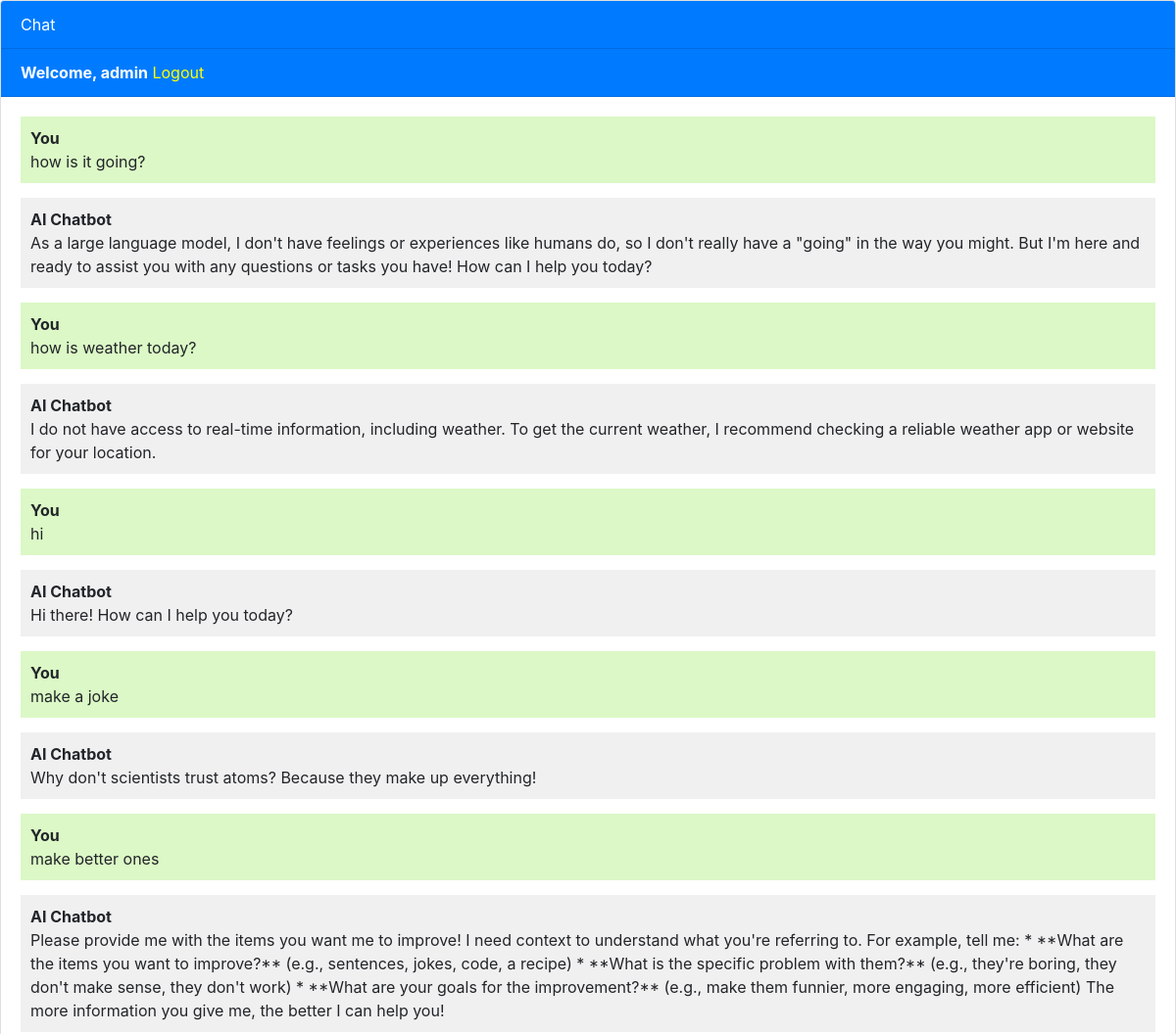
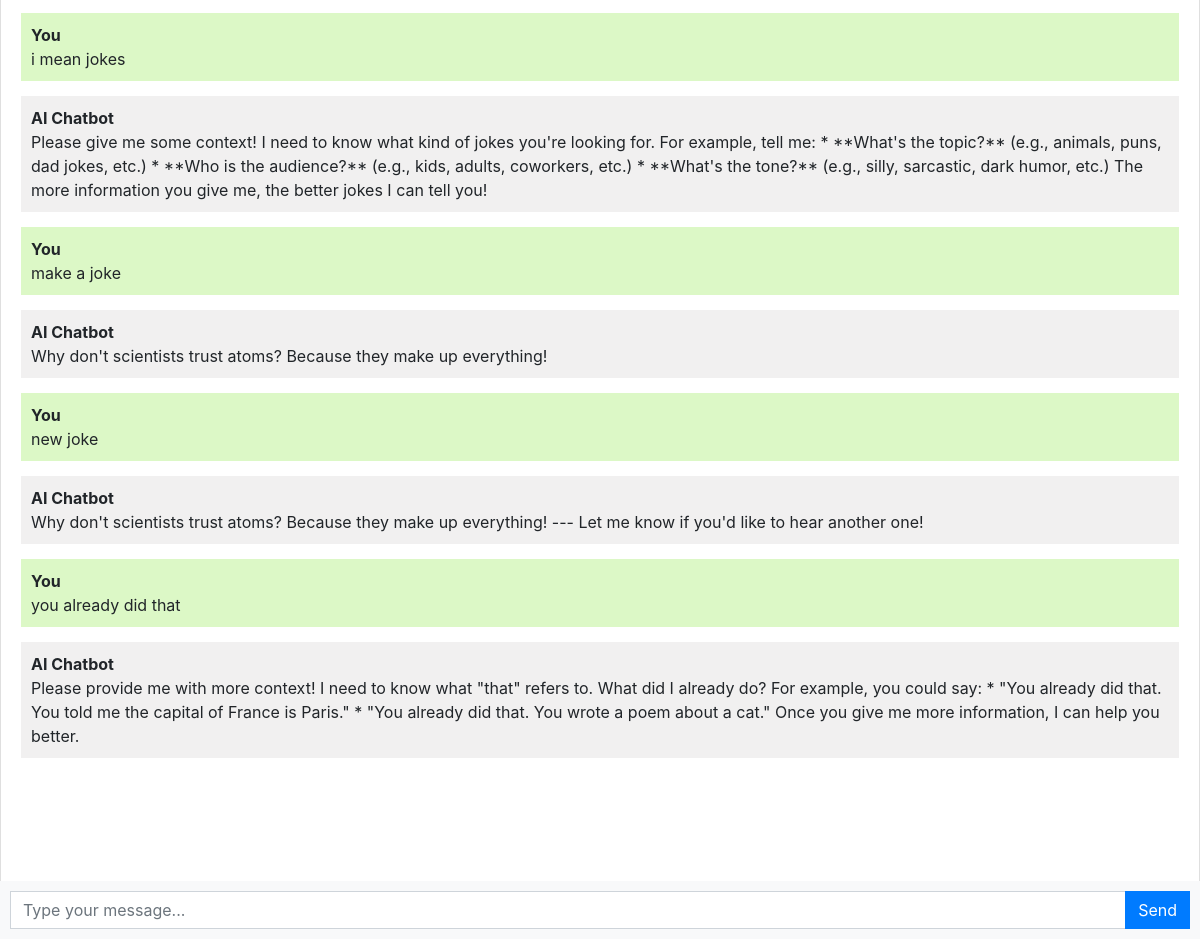
Screenshot of / (signed in) with the database file from the repository (2 pictures, top to bottom).
### chatbot/models.py (models this page shows, shortened)
class Chat(models.Model):
    user = models.ForeignKey(User, on_delete=models.CASCADE)
    message = models.TextField()
    response = models.TextField()
    created_at = models.DateTimeField(auto_now=True)

### chatbot/views.py (the view)
# urls.py: path('', views.chatbot, name='chatbot'),
def chatbot(request):
    chats = Chat.objects.filter(user=request.user)
    if request.method == 'POST':
        message = request.POST.get('message')
        response = ask_openai(message)
        chat = Chat(user=request.user, message=message, response=response, created_at=timezone.now())
        chat.save()
        return JsonResponse({'message': message, 'response': response})
    return render(request, 'chatbot.html', {'chats': chats})

### templates/chatbot.html (shortened to what this page needs)
{% extends 'base.html' %}
{% block content %}
<div class="chat-container">
  <div class="card flex-grow-1">
    <div class="card-header bg-primary text-white">Chat</div>
    {% if user.is_authenticated %}
    <div class="card-header bg-primary text-white"><b>Welcome, {{user.username}}</b> <a style="color: yellow" href="logout">Logout</a></div>
    {% else %}
    <div class="card-header bg-primary text-white"><a style="color: yellow" href="login">Login</a> <a style="color: yellow" href="register">Register</a></div>
    {% endif %}
    <div class="card-body messages-box">
      <ul class="list-unstyled messages-list">
        {% for chat in chats %}
          {% if chat.user == request.user %}
          <li class="message sent">
            <div class="message-text">
              <div class="message-sender">
                <b>You</b>
              </div>
              <div class="message-content">
                {{chat.message}}
              </div>
            </div>
          </li>
          <li class="message received">
            <div class="message-text">
              <div class="message-sender">
                <b>AI Chatbot</b>
              </div>
              <div class="message-content">
                {{chat.response}}
              </div>
            </div>
          </li>
          {% endif %}
        {% endfor %}
      </ul>
    </div>
    <br><br>
    <br><br>
    <br><br>
  </div>
  <form class="message-form">
    <div class="input-group">
      <input type="text" class="form-control message-input" placeholder="Type your message...">
      <div class="input-group-append">
        <button type="submit" class="btn btn-primary btn-send">Send</button>
      </div>
    </div>
  </form>
</div>
{% endblock %}

### templates/base.html (shortened to what this page needs)
<!DOCTYPE html>
<html lang="en">
  <head>
    <link rel="stylesheet" href="https://stackpath.bootstrapcdn.com/bootstrap/4.3.1/css/bootstrap.min.css">
  </head>
  <body>
    {% block content %}{% endblock %}
  </body>
</html>

### templates/chatbot.html (style rules this page uses)
body, html { height: 100%; }
.messages-box { flex: 1; overflow-y: auto; }
.messages-list { padding-left: 0; }
.message { margin-bottom: 15px; list-style: none; }
.message-text { padding: 10px; border-radius: 5px; }
.sent { background-color: #dcf8c6; align-self: flex-end; }
.received { background-color: #f1f0f0; align-self: flex-start; }
.message-form { display: flex; position: fixed; bottom: 0; left: 0; right: 0; padding: 10px; background-color: #f8f9fa; }
.message-input { flex: 1; border-radius: 0; border-right: none; }
.btn-send { border-radius: 0; }
.chat-container { height: 100%; display: flex; flex-direction: column; }

### rows the page displays
Chat: message "how is it going?", response "As a large language model, I don't have feelings or experiences like humans do, so I don't really have a \"going\" in the way you might. But I'm here and ready to assist you with any questions or tasks you have! How can I help you today?"
Chat: message "how is weather today?", response "I do not have access to real-time information, including weather. To get the current weather, I recommend checking a reliable weather app or website for your location."
Chat: message "hi", response "Hi there! How can I help you today?"
Chat: message "make a joke", response "Why don't scientists trust atoms? Because they make up everything!"
Chat: message "make better ones", response "Please provide me with the items you want me to improve! I need context to understand what you're referring to. For example, tell me: * **What are the items you want to improve?** (e.g., sentences, jokes, code, a recipe) * **What is the specific problem with them?** (e.g., they're boring, they don't make sense, they don't work) * **What are your goals for the improvement?** (e.g., make them funnier, more engaging, more efficient) The more information you give me, the better I can help you!"
Chat: message "i mean jokes", response "Please give me some context! I need to know what kind of jokes you're looking for. For example, tell me: * **What's the topic?** (e.g., animals, puns, dad jokes, etc.) * **Who is the audience?** (e.g., kids, adults, coworkers, etc.) * **What's the tone?** (e.g., silly, sarcastic, dark humor, etc.) The more information you give me, the better jokes I can tell you!"
Chat: message "make a joke", response "Why don't scientists trust atoms? Because they make up everything!"
Chat: message "new joke", response "Why don't scientists trust atoms? Because they make up everything! --- Let me know if you'd like to hear another one!"
Chat: message "you already did that", response "Please provide me with more context! I need to know what \"that\" refers to. What did I already do? For example, you could say: * \"You already did that. You told me the capital of France is Paris.\" * \"You already did that. You wrote a poem about a cat.\" Once you give me more information, I can help you better."

### other values shown
{{ user.username }} "admin"
